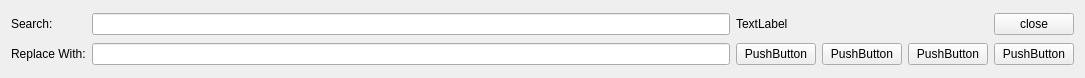
<?xml version="1.0" encoding="UTF-8"?>
<ui version="4.0">
 <class>Awsmock::Components::ReplaceWidget</class>
 <widget class="QWidget" name="Awsmock::Components::ReplaceWidget">
  <property name="geometry">
   <rect>
    <x>0</x>
    <y>0</y>
    <width>1085</width>
    <height>78</height>
   </rect>
  </property>
  <property name="windowTitle">
   <string>ReplaceReplaceWidget</string>
  </property>
  <layout class="QGridLayout" name="gridLayout" rowstretch="0,0">
   <item row="1" column="3">
    <widget class="QPushButton" name="backButton">
     <property name="sizePolicy">
      <sizepolicy hsizetype="Minimum" vsizetype="Minimum">
       <horstretch>0</horstretch>
       <verstretch>0</verstretch>
      </sizepolicy>
     </property>
     <property name="text">
      <string>PushButton</string>
     </property>
    </widget>
   </item>
   <item row="1" column="5">
    <widget class="QPushButton" name="replaceAllButton">
     <property name="text">
      <string>PushButton</string>
     </property>
    </widget>
   </item>
   <item row="1" column="2">
    <widget class="QPushButton" name="forwardButton">
     <property name="sizePolicy">
      <sizepolicy hsizetype="Minimum" vsizetype="Minimum">
       <horstretch>0</horstretch>
       <verstretch>0</verstretch>
      </sizepolicy>
     </property>
     <property name="text">
      <string>PushButton</string>
     </property>
    </widget>
   </item>
   <item row="1" column="1">
    <widget class="QLineEdit" name="replaceEdit"/>
   </item>
   <item row="1" column="4">
    <widget class="QPushButton" name="replaceButton">
     <property name="text">
      <string>PushButton</string>
     </property>
    </widget>
   </item>
   <item row="0" column="1">
    <widget class="QLineEdit" name="searchEdit"/>
   </item>
   <item row="1" column="0">
    <widget class="QLabel" name="replaceLabel">
     <property name="text">
      <string>Replace With:</string>
     </property>
    </widget>
   </item>
   <item row="0" column="0">
    <widget class="QLabel" name="searchLabel">
     <property name="text">
      <string>Search:</string>
     </property>
    </widget>
   </item>
   <item row="0" column="2" colspan="4">
    <layout class="QHBoxLayout" name="horizontalLayout">
     <item>
      <widget class="QLabel" name="statusLabel">
       <property name="text">
        <string>TextLabel</string>
       </property>
      </widget>
     </item>
     <item>
      <spacer name="horizontalSpacer">
       <property name="orientation">
        <enum>Qt::Orientation::Horizontal</enum>
       </property>
       <property name="sizeHint" stdset="0">
        <size>
         <width>40</width>
         <height>20</height>
        </size>
       </property>
      </spacer>
     </item>
     <item>
      <widget class="QPushButton" name="closeButton">
       <property name="text">
        <string>close</string>
       </property>
      </widget>
     </item>
    </layout>
   </item>
  </layout>
 </widget>
 <tabstops>
  <tabstop>searchEdit</tabstop>
  <tabstop>replaceEdit</tabstop>
  <tabstop>forwardButton</tabstop>
  <tabstop>backButton</tabstop>
  <tabstop>replaceButton</tabstop>
  <tabstop>replaceAllButton</tabstop>
  <tabstop>closeButton</tabstop>
 </tabstops>
 <resources/>
 <connections/>
</ui>
